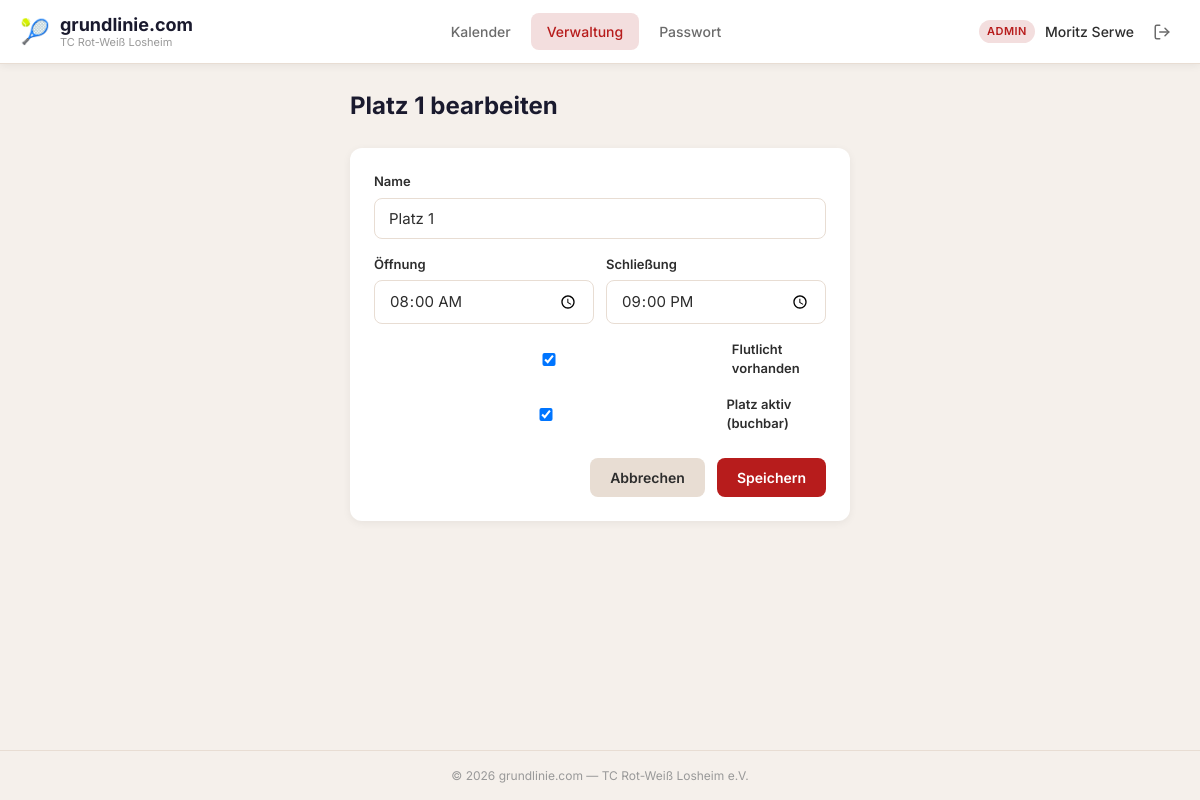
Screenshot of /admin/plaetze/1 (signed in) with the database file from the repository.
### app/models.py (models this page shows, shortened)
class User(UserMixin, db.Model):
    __tablename__ = 'users'
    id = db.Column(db.Integer, primary_key=True)
    email = db.Column(db.String(120), unique=True, nullable=False)
    password_hash = db.Column(db.String(256), nullable=False)
    first_name = db.Column(db.String(80), nullable=False)
    last_name = db.Column(db.String(80), nullable=False)
    role = db.Column(db.String(20), nullable=False, default='mitglied')
    member_number = db.Column(db.String(20), unique=True, nullable=True)
    phone = db.Column(db.String(30), nullable=True)
    is_active = db.Column(db.Boolean, default=True)
    no_show_count = db.Column(db.Integer, default=0)
    blocked_until = db.Column(db.DateTime, nullable=True)
    created_at = db.Column(db.DateTime, default=datetime.utcnow)
    updated_at = db.Column(db.DateTime, default=datetime.utcnow, onupdate=datetime.utcnow)
    bookings = db.relationship('Booking', backref='user', lazy='dynamic')
    @property
    def full_name(self):
        return f'{self.first_name} {self.last_name}'
    def is_admin(self):
        return self.role == 'admin'

class Court(db.Model):
    __tablename__ = 'courts'
    id = db.Column(db.Integer, primary_key=True)
    name = db.Column(db.String(50), nullable=False)
    court_type = db.Column(db.String(10), nullable=False)  # 'outdoor' or 'indoor'
    surface = db.Column(db.String(30))
    has_lighting = db.Column(db.Boolean, default=False)
    season_start = db.Column(db.String(5))  # 'MM-DD'
    season_end = db.Column(db.String(5))    # 'MM-DD'
    open_time = db.Column(db.String(5), default='08:00')
    close_time = db.Column(db.String(5), default='22:00')
    sort_order = db.Column(db.Integer, default=0)
    is_active = db.Column(db.Boolean, default=True)
    created_at = db.Column(db.DateTime, default=datetime.utcnow)
    bookings = db.relationship('Booking', backref='court', lazy='dynamic')
    blocks = db.relationship('CourtBlock', backref='court', lazy='dynamic')

### app/admin/routes.py (the view, shortened to what this page needs)
@admin_bp.route('/plaetze/<int:court_id>', methods=['GET', 'POST'])
@login_required
@admin_required
def court_edit(court_id):
    court = Court.query.get_or_404(court_id)
    return render_template('admin/court_edit.html', court=court)

### app/admin/routes.py (called while the page is built)
def admin_required(f):
    @wraps(f)
    def decorated(*args, **kwargs):
        if not current_user.is_authenticated:
            return redirect(url_for('auth.login'))
        if current_user.role not in ('admin', 'sportwart'):
            flash('Keine Berechtigung.', 'error')
            return redirect(url_for('booking.calendar_view'))
        return f(*args, **kwargs)
    return decorated

### app/templates/admin/court_edit.html (shortened to what this page needs)
{% extends "base.html" %}
{% block content %}
<div class="content-narrow">
    <h1 class="page-title">{{ court.name }} bearbeiten</h1>
    <form method="POST" class="form-card">
        <div class="form-group">
            <label for="name">Name</label>
            <input type="text" id="name" name="name" value="{{ court.name }}" required>
        </div>
        <div style="display:grid; grid-template-columns:1fr 1fr; gap:12px;">
            <div class="form-group">
                <label for="open_time">Öffnung</label>
                <input type="time" id="open_time" name="open_time" value="{{ court.open_time }}">
            </div>
            <div class="form-group">
                <label for="close_time">Schließung</label>
                <input type="time" id="close_time" name="close_time" value="{{ court.close_time }}">
            </div>
        </div>
        <div class="form-group">
            <label style="display:flex; align-items:center; gap:8px; cursor:pointer;">
                <input type="checkbox" name="has_lighting" {% if court.has_lighting %}checked{% endif %}>
                Flutlicht vorhanden
            </label>
        </div>
        <div class="form-group">
            <label style="display:flex; align-items:center; gap:8px; cursor:pointer;">
                <input type="checkbox" name="is_active" {% if court.is_active %}checked{% endif %}>
                Platz aktiv (buchbar)
            </label>
        </div>
        <div class="form-actions">
            <a href="{{ url_for('admin.courts_list') }}" class="btn btn-secondary">Abbrechen</a>
            <button type="submit" class="btn btn-primary">Speichern</button>
        </div>
    </form>
</div>
{% endblock %}

### app/templates/base.html (shortened to what this page needs)
<!DOCTYPE html>
<html lang="de">
<head>
    <link rel="stylesheet" href="{{ url_for('static', filename='css/style.css') }}">
</head>
<body>
    <header class="header">
        <div class="header-inner">
            <a href="{{ url_for('booking.calendar_view') }}" class="header-brand">
                <span class="brand-icon">🎾</span>
                <div class="brand-text">
                    <span class="brand-name">grundlinie.com</span>
                    <span class="brand-sub">TC Rot-Weiß Losheim</span>
                </div>
            </a>
            {% if current_user.is_authenticated %}
            <nav class="header-nav" id="main-nav">
                <a href="{{ url_for('booking.calendar_view') }}" class="nav-link {% if request.endpoint == 'booking.calendar_view' %}active{% endif %}">
                    Kalender
                </a>
                {% if current_user.is_admin() or current_user.is_sportwart() %}
                <a href="{{ url_for('admin.dashboard') }}" class="nav-link {% if request.endpoint and request.endpoint.startswith('admin.') %}active{% endif %}">
                    Verwaltung
                </a>
                {% endif %}
                <a href="{{ url_for('auth.change_password') }}" class="nav-link {% if request.endpoint == 'auth.change_password' %}active{% endif %}">
                    Passwort
                </a>
            </nav>
            <div class="header-user">
                <span class="user-badge role-{{ current_user.role }}">{{ current_user.role|capitalize }}</span>
                <span class="user-name">{{ current_user.full_name }}</span>
                <a href="{{ url_for('auth.logout') }}" class="btn-logout" title="Abmelden">
                    <svg width="18" height="18" viewBox="0 0 24 24" fill="none" stroke="currentColor" stroke-width="2" stroke-linecap="round" stroke-linejoin="round">
                        <path d="M9 21H5a2 2 0 0 1-2-2V5a2 2 0 0 1 2-2h4"/><polyline points="16 17 21 12 16 7"/><line x1="21" y1="12" x2="9" y2="12"/>
                    </svg>
                </a>
            </div>
            {% endif %}
        </div>
    </header>
    <main class="main">
        {% block content %}{% endblock %}
    </main>
    <footer class="footer">
        <span>&copy; {{ now().year if now is defined else '2026' }} grundlinie.com — TC Rot-Weiß Losheim e.V.</span>
    </footer>
</body>
</html>

### app/static/css/style.css (style rules this page uses)
:root { --rot: #b71c1c; --rot-dark: #7f0000; --rot-light: #f3dede; --rot-glow: rgba(183, 28, 28, 0.15); --sand: #f5f0eb; --sand-dark: #e8ddd3; --sand-light: #faf8f5; --anthrazit: #1a1a2e; --anthrazit-light: #2d2d44; --weiss: #ffffff; --text: #2d2d2d; --text-light: #6b6b6b; --text-muted: #999; --gruen: #2e7d32; --gruen-light: #e8f5e9; --gruen-dark: #1b5e20; --orange: #f57c00; --orange-light: #fff3e0; --blau: #1565c0; --blau-light: #e3f2fd; --schatten-sm: 0 2px 8px rgba(0,0,0,0.06); --schatten: 0 4px 16px rgba(0,0,0,0.08); --schatten-lg: 0 8px 32px rgba(0,0,0,0.12); --radius-sm: 8px; --radius: 12px; --radius-lg: 20px; --transition: 0.3s cubic-bezier(0.4, 0, 0.2, 1); --transition-fast: 0.15s ease; --header-h: 64px; }
*, *::before, *::after { margin: 0; padding: 0; box-sizing: border-box; }
html { scroll-behavior: smooth; -webkit-font-smoothing: antialiased; }
body { font-family: 'Inter', -apple-system, BlinkMacSystemFont, sans-serif; font-size: 15px; line-height: 1.5; color: var(--text); background: var(--sand); min-height: 100vh; }
.header { position: sticky; top: 0; z-index: 100; background: var(--weiss); border-bottom: 1px solid var(--sand-dark); box-shadow: var(--schatten-sm); height: var(--header-h); }
.header-inner { max-width: 1400px; margin: 0 auto; padding: 0 20px; height: 100%; display: flex; align-items: center; justify-content: space-between; gap: 24px; }
.header-brand { display: flex; align-items: center; gap: 10px; text-decoration: none; color: var(--text); flex-shrink: 0; }
.brand-icon { font-size: 24px; }
.brand-name { font-size: 18px; font-weight: 700; color: var(--anthrazit); display: block; line-height: 1.2; }
.brand-sub { font-size: 11px; color: var(--text-muted); display: block; line-height: 1.2; }
.header-nav { display: flex; gap: 4px; }
.nav-link { padding: 8px 16px; border-radius: var(--radius-sm); text-decoration: none; color: var(--text-light); font-size: 14px; font-weight: 500; transition: var(--transition-fast); }
.nav-link.active { background: var(--rot-light); color: var(--rot); }
.header-user { display: flex; align-items: center; gap: 10px; flex-shrink: 0; }
.user-badge { font-size: 11px; font-weight: 600; padding: 3px 8px; border-radius: 20px; text-transform: uppercase; letter-spacing: 0.5px; }
.role-admin { background: var(--rot-light); color: var(--rot); }
.user-name { font-size: 14px; font-weight: 500; color: var(--text); }
.btn-logout { display: flex; align-items: center; justify-content: center; width: 36px; height: 36px; border-radius: var(--radius-sm); color: var(--text-light); transition: var(--transition-fast); }
.main { min-height: calc(100vh - var(--header-h) - 50px); padding: 24px 20px; max-width: 1400px; margin: 0 auto; }
.content-narrow { max-width: 500px; margin: 0 auto; }
.page-title { font-size: 24px; font-weight: 700; color: var(--anthrazit); margin-bottom: 24px; }
.footer { text-align: center; padding: 16px 20px; font-size: 12px; color: var(--text-muted); border-top: 1px solid var(--sand-dark); }
.btn { display: inline-flex; align-items: center; justify-content: center; gap: 8px; padding: 10px 20px; border-radius: var(--radius-sm); font-family: inherit; font-size: 14px; font-weight: 600; text-decoration: none; border: none; cursor: pointer; transition: var(--transition-fast); line-height: 1.4; }
.btn-primary { background: var(--rot); color: var(--weiss); }
.btn-secondary { background: var(--sand-dark); color: var(--text); }
.form-card { background: var(--weiss); border-radius: var(--radius); padding: 24px; box-shadow: var(--schatten-sm); }
.form-group { margin-bottom: 16px; }
.form-group label { display: block; font-size: 13px; font-weight: 600; color: var(--text); margin-bottom: 6px; }
.form-group input, .form-group select, .form-group textarea { width: 100%; padding: 10px 14px; border: 1px solid var(--sand-dark); border-radius: var(--radius-sm); font-family: inherit; font-size: 15px; color: var(--text); background: var(--weiss); transition: var(--transition-fast); }
.form-group input::placeholder { color: var(--text-muted); }
.form-actions { display: flex; gap: 12px; justify-content: flex-end; margin-top: 24px; }

### rows the page displays
User: role "ADMIN", full_name "Moritz Serwe"
Court: name "Platz 1", open_time "08:00", close_time "21:00", has_lighting "☑", is_active "☑"
